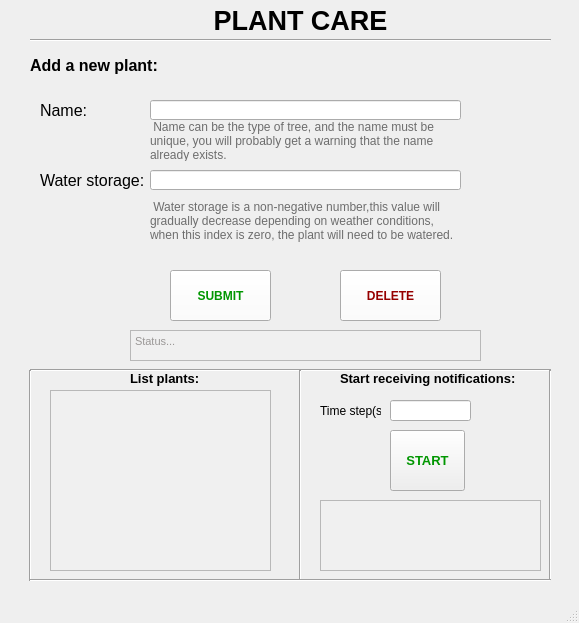
<?xml version="1.0" encoding="UTF-8"?>
<ui version="4.0">
 <class>plantcare</class>
 <widget class="QMainWindow" name="plantcare">
  <property name="geometry">
   <rect>
    <x>0</x>
    <y>0</y>
    <width>579</width>
    <height>623</height>
   </rect>
  </property>
  <property name="windowTitle">
   <string>plantcare</string>
  </property>
  <widget class="QWidget" name="centralwidget">
   <widget class="QLabel" name="Title">
    <property name="geometry">
     <rect>
      <x>190</x>
      <y>0</y>
      <width>221</width>
      <height>41</height>
     </rect>
    </property>
    <property name="font">
     <font>
      <pointsize>20</pointsize>
      <weight>75</weight>
      <bold>true</bold>
     </font>
    </property>
    <property name="layoutDirection">
     <enum>Qt::LeftToRight</enum>
    </property>
    <property name="text">
     <string>PLANT CARE</string>
    </property>
    <property name="alignment">
     <set>Qt::AlignCenter</set>
    </property>
    <property name="wordWrap">
     <bool>false</bool>
    </property>
   </widget>
   <widget class="Line" name="line">
    <property name="geometry">
     <rect>
      <x>30</x>
      <y>30</y>
      <width>521</width>
      <height>20</height>
     </rect>
    </property>
    <property name="orientation">
     <enum>Qt::Horizontal</enum>
    </property>
   </widget>
   <widget class="QLabel" name="AddTitle">
    <property name="geometry">
     <rect>
      <x>30</x>
      <y>50</y>
      <width>151</width>
      <height>31</height>
     </rect>
    </property>
    <property name="font">
     <font>
      <pointsize>12</pointsize>
      <weight>75</weight>
      <bold>true</bold>
     </font>
    </property>
    <property name="text">
     <string>Add a new plant:</string>
    </property>
   </widget>
   <widget class="QLineEdit" name="nameInput">
    <property name="geometry">
     <rect>
      <x>150</x>
      <y>100</y>
      <width>311</width>
      <height>20</height>
     </rect>
    </property>
   </widget>
   <widget class="QLineEdit" name="WSInput">
    <property name="geometry">
     <rect>
      <x>150</x>
      <y>170</y>
      <width>311</width>
      <height>20</height>
     </rect>
    </property>
    <property name="text">
     <string/>
    </property>
   </widget>
   <widget class="QLabel" name="NameLabel">
    <property name="geometry">
     <rect>
      <x>40</x>
      <y>100</y>
      <width>47</width>
      <height>21</height>
     </rect>
    </property>
    <property name="font">
     <font>
      <pointsize>12</pointsize>
     </font>
    </property>
    <property name="text">
     <string>Name:</string>
    </property>
   </widget>
   <widget class="QLabel" name="WSLabel">
    <property name="geometry">
     <rect>
      <x>40</x>
      <y>170</y>
      <width>111</width>
      <height>21</height>
     </rect>
    </property>
    <property name="font">
     <font>
      <pointsize>12</pointsize>
     </font>
    </property>
    <property name="text">
     <string>Water storage:</string>
    </property>
   </widget>
   <widget class="QLabel" name="noteName">
    <property name="geometry">
     <rect>
      <x>150</x>
      <y>120</y>
      <width>311</width>
      <height>41</height>
     </rect>
    </property>
    <property name="palette">
     <palette>
      <active>
       <colorrole role="WindowText">
        <brush brushstyle="SolidPattern">
         <color alpha="255">
          <red>109</red>
          <green>109</green>
          <blue>109</blue>
         </color>
        </brush>
       </colorrole>
       <colorrole role="Text">
        <brush brushstyle="SolidPattern">
         <color alpha="255">
          <red>0</red>
          <green>0</green>
          <blue>0</blue>
         </color>
        </brush>
       </colorrole>
      </active>
      <inactive>
       <colorrole role="WindowText">
        <brush brushstyle="SolidPattern">
         <color alpha="255">
          <red>109</red>
          <green>109</green>
          <blue>109</blue>
         </color>
        </brush>
       </colorrole>
       <colorrole role="Text">
        <brush brushstyle="SolidPattern">
         <color alpha="255">
          <red>0</red>
          <green>0</green>
          <blue>0</blue>
         </color>
        </brush>
       </colorrole>
      </inactive>
      <disabled>
       <colorrole role="WindowText">
        <brush brushstyle="SolidPattern">
         <color alpha="255">
          <red>120</red>
          <green>120</green>
          <blue>120</blue>
         </color>
        </brush>
       </colorrole>
       <colorrole role="Text">
        <brush brushstyle="SolidPattern">
         <color alpha="255">
          <red>120</red>
          <green>120</green>
          <blue>120</blue>
         </color>
        </brush>
       </colorrole>
      </disabled>
     </palette>
    </property>
    <property name="font">
     <font>
      <pointsize>9</pointsize>
     </font>
    </property>
    <property name="layoutDirection">
     <enum>Qt::LeftToRight</enum>
    </property>
    <property name="autoFillBackground">
     <bool>true</bool>
    </property>
    <property name="text">
     <string> Name can be the type of tree, and the name must be unique, you will probably get a warning that the name already exists.</string>
    </property>
    <property name="alignment">
     <set>Qt::AlignLeading|Qt::AlignLeft|Qt::AlignTop</set>
    </property>
    <property name="wordWrap">
     <bool>true</bool>
    </property>
   </widget>
   <widget class="QLabel" name="noteWS">
    <property name="geometry">
     <rect>
      <x>150</x>
      <y>200</y>
      <width>311</width>
      <height>61</height>
     </rect>
    </property>
    <property name="palette">
     <palette>
      <active>
       <colorrole role="WindowText">
        <brush brushstyle="SolidPattern">
         <color alpha="255">
          <red>109</red>
          <green>109</green>
          <blue>109</blue>
         </color>
        </brush>
       </colorrole>
      </active>
      <inactive>
       <colorrole role="WindowText">
        <brush brushstyle="SolidPattern">
         <color alpha="255">
          <red>109</red>
          <green>109</green>
          <blue>109</blue>
         </color>
        </brush>
       </colorrole>
      </inactive>
      <disabled>
       <colorrole role="WindowText">
        <brush brushstyle="SolidPattern">
         <color alpha="255">
          <red>120</red>
          <green>120</green>
          <blue>120</blue>
         </color>
        </brush>
       </colorrole>
      </disabled>
     </palette>
    </property>
    <property name="font">
     <font>
      <pointsize>9</pointsize>
     </font>
    </property>
    <property name="layoutDirection">
     <enum>Qt::LeftToRight</enum>
    </property>
    <property name="autoFillBackground">
     <bool>true</bool>
    </property>
    <property name="text">
     <string> Water storage is a non-negative number,this value will gradually decrease depending on weather conditions, when this index is zero, the plant will need to be watered.</string>
    </property>
    <property name="alignment">
     <set>Qt::AlignLeading|Qt::AlignLeft|Qt::AlignTop</set>
    </property>
    <property name="wordWrap">
     <bool>true</bool>
    </property>
   </widget>
   <widget class="QPushButton" name="submitBut">
    <property name="geometry">
     <rect>
      <x>170</x>
      <y>270</y>
      <width>101</width>
      <height>51</height>
     </rect>
    </property>
    <property name="palette">
     <palette>
      <active>
       <colorrole role="WindowText">
        <brush brushstyle="SolidPattern">
         <color alpha="255">
          <red>0</red>
          <green>0</green>
          <blue>0</blue>
         </color>
        </brush>
       </colorrole>
       <colorrole role="Button">
        <brush brushstyle="SolidPattern">
         <color alpha="255">
          <red>255</red>
          <green>255</green>
          <blue>255</blue>
         </color>
        </brush>
       </colorrole>
       <colorrole role="Text">
        <brush brushstyle="SolidPattern">
         <color alpha="255">
          <red>0</red>
          <green>0</green>
          <blue>0</blue>
         </color>
        </brush>
       </colorrole>
       <colorrole role="ButtonText">
        <brush brushstyle="SolidPattern">
         <color alpha="255">
          <red>0</red>
          <green>150</green>
          <blue>0</blue>
         </color>
        </brush>
       </colorrole>
       <colorrole role="Base">
        <brush brushstyle="SolidPattern">
         <color alpha="255">
          <red>255</red>
          <green>255</green>
          <blue>255</blue>
         </color>
        </brush>
       </colorrole>
       <colorrole role="Highlight">
        <brush brushstyle="SolidPattern">
         <color alpha="255">
          <red>255</red>
          <green>17</green>
          <blue>17</blue>
         </color>
        </brush>
       </colorrole>
       <colorrole role="HighlightedText">
        <brush brushstyle="SolidPattern">
         <color alpha="255">
          <red>255</red>
          <green>0</green>
          <blue>0</blue>
         </color>
        </brush>
       </colorrole>
      </active>
      <inactive>
       <colorrole role="WindowText">
        <brush brushstyle="SolidPattern">
         <color alpha="255">
          <red>0</red>
          <green>0</green>
          <blue>0</blue>
         </color>
        </brush>
       </colorrole>
       <colorrole role="Button">
        <brush brushstyle="SolidPattern">
         <color alpha="255">
          <red>255</red>
          <green>255</green>
          <blue>255</blue>
         </color>
        </brush>
       </colorrole>
       <colorrole role="Text">
        <brush brushstyle="SolidPattern">
         <color alpha="255">
          <red>0</red>
          <green>0</green>
          <blue>0</blue>
         </color>
        </brush>
       </colorrole>
       <colorrole role="ButtonText">
        <brush brushstyle="SolidPattern">
         <color alpha="255">
          <red>0</red>
          <green>150</green>
          <blue>0</blue>
         </color>
        </brush>
       </colorrole>
       <colorrole role="Base">
        <brush brushstyle="SolidPattern">
         <color alpha="255">
          <red>255</red>
          <green>255</green>
          <blue>255</blue>
         </color>
        </brush>
       </colorrole>
       <colorrole role="Highlight">
        <brush brushstyle="SolidPattern">
         <color alpha="255">
          <red>255</red>
          <green>17</green>
          <blue>17</blue>
         </color>
        </brush>
       </colorrole>
       <colorrole role="HighlightedText">
        <brush brushstyle="SolidPattern">
         <color alpha="255">
          <red>255</red>
          <green>0</green>
          <blue>0</blue>
         </color>
        </brush>
       </colorrole>
      </inactive>
      <disabled>
       <colorrole role="WindowText">
        <brush brushstyle="SolidPattern">
         <color alpha="255">
          <red>120</red>
          <green>120</green>
          <blue>120</blue>
         </color>
        </brush>
       </colorrole>
       <colorrole role="Button">
        <brush brushstyle="SolidPattern">
         <color alpha="255">
          <red>255</red>
          <green>255</green>
          <blue>255</blue>
         </color>
        </brush>
       </colorrole>
       <colorrole role="Text">
        <brush brushstyle="SolidPattern">
         <color alpha="255">
          <red>120</red>
          <green>120</green>
          <blue>120</blue>
         </color>
        </brush>
       </colorrole>
       <colorrole role="ButtonText">
        <brush brushstyle="SolidPattern">
         <color alpha="255">
          <red>120</red>
          <green>120</green>
          <blue>120</blue>
         </color>
        </brush>
       </colorrole>
       <colorrole role="Base">
        <brush brushstyle="SolidPattern">
         <color alpha="255">
          <red>240</red>
          <green>240</green>
          <blue>240</blue>
         </color>
        </brush>
       </colorrole>
       <colorrole role="Highlight">
        <brush brushstyle="SolidPattern">
         <color alpha="255">
          <red>0</red>
          <green>120</green>
          <blue>215</blue>
         </color>
        </brush>
       </colorrole>
       <colorrole role="HighlightedText">
        <brush brushstyle="SolidPattern">
         <color alpha="255">
          <red>255</red>
          <green>0</green>
          <blue>0</blue>
         </color>
        </brush>
       </colorrole>
      </disabled>
     </palette>
    </property>
    <property name="font">
     <font>
      <pointsize>9</pointsize>
      <weight>75</weight>
      <bold>true</bold>
     </font>
    </property>
    <property name="text">
     <string>SUBMIT</string>
    </property>
   </widget>
   <widget class="QTextBrowser" name="Status">
    <property name="geometry">
     <rect>
      <x>130</x>
      <y>330</y>
      <width>351</width>
      <height>31</height>
     </rect>
    </property>
    <property name="palette">
     <palette>
      <active>
       <colorrole role="WindowText">
        <brush brushstyle="SolidPattern">
         <color alpha="255">
          <red>134</red>
          <green>134</green>
          <blue>134</blue>
         </color>
        </brush>
       </colorrole>
       <colorrole role="Light">
        <brush brushstyle="SolidPattern">
         <color alpha="255">
          <red>255</red>
          <green>255</green>
          <blue>255</blue>
         </color>
        </brush>
       </colorrole>
       <colorrole role="Text">
        <brush brushstyle="SolidPattern">
         <color alpha="255">
          <red>154</red>
          <green>151</green>
          <blue>150</blue>
         </color>
        </brush>
       </colorrole>
       <colorrole role="BrightText">
        <brush brushstyle="SolidPattern">
         <color alpha="255">
          <red>240</red>
          <green>240</green>
          <blue>240</blue>
         </color>
        </brush>
       </colorrole>
       <colorrole role="Base">
        <brush brushstyle="SolidPattern">
         <color alpha="255">
          <red>240</red>
          <green>240</green>
          <blue>240</blue>
         </color>
        </brush>
       </colorrole>
      </active>
      <inactive>
       <colorrole role="WindowText">
        <brush brushstyle="SolidPattern">
         <color alpha="255">
          <red>134</red>
          <green>134</green>
          <blue>134</blue>
         </color>
        </brush>
       </colorrole>
       <colorrole role="Light">
        <brush brushstyle="SolidPattern">
         <color alpha="255">
          <red>255</red>
          <green>255</green>
          <blue>255</blue>
         </color>
        </brush>
       </colorrole>
       <colorrole role="Text">
        <brush brushstyle="SolidPattern">
         <color alpha="255">
          <red>154</red>
          <green>151</green>
          <blue>150</blue>
         </color>
        </brush>
       </colorrole>
       <colorrole role="BrightText">
        <brush brushstyle="SolidPattern">
         <color alpha="255">
          <red>240</red>
          <green>240</green>
          <blue>240</blue>
         </color>
        </brush>
       </colorrole>
       <colorrole role="Base">
        <brush brushstyle="SolidPattern">
         <color alpha="255">
          <red>240</red>
          <green>240</green>
          <blue>240</blue>
         </color>
        </brush>
       </colorrole>
      </inactive>
      <disabled>
       <colorrole role="WindowText">
        <brush brushstyle="SolidPattern">
         <color alpha="255">
          <red>120</red>
          <green>120</green>
          <blue>120</blue>
         </color>
        </brush>
       </colorrole>
       <colorrole role="Light">
        <brush brushstyle="SolidPattern">
         <color alpha="255">
          <red>255</red>
          <green>255</green>
          <blue>255</blue>
         </color>
        </brush>
       </colorrole>
       <colorrole role="Text">
        <brush brushstyle="SolidPattern">
         <color alpha="255">
          <red>120</red>
          <green>120</green>
          <blue>120</blue>
         </color>
        </brush>
       </colorrole>
       <colorrole role="BrightText">
        <brush brushstyle="SolidPattern">
         <color alpha="255">
          <red>240</red>
          <green>240</green>
          <blue>240</blue>
         </color>
        </brush>
       </colorrole>
       <colorrole role="Base">
        <brush brushstyle="SolidPattern">
         <color alpha="255">
          <red>240</red>
          <green>240</green>
          <blue>240</blue>
         </color>
        </brush>
       </colorrole>
      </disabled>
     </palette>
    </property>
    <property name="autoFillBackground">
     <bool>true</bool>
    </property>
    <property name="html">
     <string>&lt;!DOCTYPE HTML PUBLIC &quot;-//W3C//DTD HTML 4.0//EN&quot; &quot;http://www.w3.org/TR/REC-html40/strict.dtd&quot;&gt;
&lt;html&gt;&lt;head&gt;&lt;meta name=&quot;qrichtext&quot; content=&quot;1&quot; /&gt;&lt;style type=&quot;text/css&quot;&gt;
p, li { white-space: pre-wrap; }
&lt;/style&gt;&lt;/head&gt;&lt;body style=&quot; font-family:'MS Shell Dlg 2'; font-size:8.25pt; font-weight:400; font-style:normal;&quot;&gt;
&lt;p style=&quot; margin-top:0px; margin-bottom:0px; margin-left:0px; margin-right:0px; -qt-block-indent:0; text-indent:0px;&quot;&gt;Status...&lt;/p&gt;&lt;/body&gt;&lt;/html&gt;</string>
    </property>
   </widget>
   <widget class="Line" name="line_2">
    <property name="geometry">
     <rect>
      <x>30</x>
      <y>360</y>
      <width>521</width>
      <height>20</height>
     </rect>
    </property>
    <property name="orientation">
     <enum>Qt::Horizontal</enum>
    </property>
   </widget>
   <widget class="QTextBrowser" name="listPlants">
    <property name="geometry">
     <rect>
      <x>50</x>
      <y>390</y>
      <width>221</width>
      <height>181</height>
     </rect>
    </property>
    <property name="palette">
     <palette>
      <active>
       <colorrole role="Base">
        <brush brushstyle="SolidPattern">
         <color alpha="255">
          <red>240</red>
          <green>240</green>
          <blue>240</blue>
         </color>
        </brush>
       </colorrole>
       <colorrole role="NoRole">
        <brush brushstyle="SolidPattern">
         <color alpha="255">
          <red>240</red>
          <green>240</green>
          <blue>240</blue>
         </color>
        </brush>
       </colorrole>
      </active>
      <inactive>
       <colorrole role="Base">
        <brush brushstyle="SolidPattern">
         <color alpha="255">
          <red>240</red>
          <green>240</green>
          <blue>240</blue>
         </color>
        </brush>
       </colorrole>
       <colorrole role="NoRole">
        <brush brushstyle="SolidPattern">
         <color alpha="255">
          <red>240</red>
          <green>240</green>
          <blue>240</blue>
         </color>
        </brush>
       </colorrole>
      </inactive>
      <disabled>
       <colorrole role="Base">
        <brush brushstyle="SolidPattern">
         <color alpha="255">
          <red>240</red>
          <green>240</green>
          <blue>240</blue>
         </color>
        </brush>
       </colorrole>
       <colorrole role="NoRole">
        <brush brushstyle="SolidPattern">
         <color alpha="255">
          <red>240</red>
          <green>240</green>
          <blue>240</blue>
         </color>
        </brush>
       </colorrole>
      </disabled>
     </palette>
    </property>
    <property name="documentTitle">
     <string/>
    </property>
    <property name="html">
     <string>&lt;!DOCTYPE HTML PUBLIC &quot;-//W3C//DTD HTML 4.0//EN&quot; &quot;http://www.w3.org/TR/REC-html40/strict.dtd&quot;&gt;
&lt;html&gt;&lt;head&gt;&lt;meta name=&quot;qrichtext&quot; content=&quot;1&quot; /&gt;&lt;style type=&quot;text/css&quot;&gt;
p, li { white-space: pre-wrap; }
&lt;/style&gt;&lt;/head&gt;&lt;body style=&quot; font-family:'MS Shell Dlg 2'; font-size:8.25pt; font-weight:400; font-style:normal;&quot;&gt;
&lt;p style=&quot;-qt-paragraph-type:empty; margin-top:0px; margin-bottom:0px; margin-left:0px; margin-right:0px; -qt-block-indent:0; text-indent:0px;&quot;&gt;&lt;br /&gt;&lt;/p&gt;&lt;/body&gt;&lt;/html&gt;</string>
    </property>
   </widget>
   <widget class="Line" name="line_3">
    <property name="geometry">
     <rect>
      <x>290</x>
      <y>370</y>
      <width>20</width>
      <height>211</height>
     </rect>
    </property>
    <property name="orientation">
     <enum>Qt::Vertical</enum>
    </property>
   </widget>
   <widget class="QLabel" name="listLabel">
    <property name="geometry">
     <rect>
      <x>130</x>
      <y>370</y>
      <width>81</width>
      <height>16</height>
     </rect>
    </property>
    <property name="font">
     <font>
      <pointsize>10</pointsize>
      <weight>75</weight>
      <bold>true</bold>
     </font>
    </property>
    <property name="text">
     <string>List plants:</string>
    </property>
   </widget>
   <widget class="QPushButton" name="startButton">
    <property name="geometry">
     <rect>
      <x>390</x>
      <y>430</y>
      <width>75</width>
      <height>61</height>
     </rect>
    </property>
    <property name="palette">
     <palette>
      <active>
       <colorrole role="ButtonText">
        <brush brushstyle="SolidPattern">
         <color alpha="255">
          <red>0</red>
          <green>150</green>
          <blue>0</blue>
         </color>
        </brush>
       </colorrole>
      </active>
      <inactive>
       <colorrole role="ButtonText">
        <brush brushstyle="SolidPattern">
         <color alpha="255">
          <red>0</red>
          <green>150</green>
          <blue>0</blue>
         </color>
        </brush>
       </colorrole>
      </inactive>
      <disabled>
       <colorrole role="ButtonText">
        <brush brushstyle="SolidPattern">
         <color alpha="255">
          <red>120</red>
          <green>120</green>
          <blue>120</blue>
         </color>
        </brush>
       </colorrole>
      </disabled>
     </palette>
    </property>
    <property name="font">
     <font>
      <pointsize>10</pointsize>
      <weight>75</weight>
      <bold>true</bold>
     </font>
    </property>
    <property name="text">
     <string>START</string>
    </property>
   </widget>
   <widget class="QLabel" name="startLabel">
    <property name="geometry">
     <rect>
      <x>340</x>
      <y>370</y>
      <width>191</width>
      <height>16</height>
     </rect>
    </property>
    <property name="font">
     <font>
      <pointsize>10</pointsize>
      <weight>75</weight>
      <bold>true</bold>
     </font>
    </property>
    <property name="text">
     <string>Start receiving notifications:</string>
    </property>
   </widget>
   <widget class="Line" name="line_4">
    <property name="geometry">
     <rect>
      <x>540</x>
      <y>370</y>
      <width>20</width>
      <height>211</height>
     </rect>
    </property>
    <property name="orientation">
     <enum>Qt::Vertical</enum>
    </property>
   </widget>
   <widget class="Line" name="line_5">
    <property name="geometry">
     <rect>
      <x>20</x>
      <y>370</y>
      <width>20</width>
      <height>211</height>
     </rect>
    </property>
    <property name="orientation">
     <enum>Qt::Vertical</enum>
    </property>
   </widget>
   <widget class="Line" name="line_6">
    <property name="geometry">
     <rect>
      <x>30</x>
      <y>570</y>
      <width>521</width>
      <height>20</height>
     </rect>
    </property>
    <property name="orientation">
     <enum>Qt::Horizontal</enum>
    </property>
   </widget>
   <widget class="QPushButton" name="deleteBut">
    <property name="geometry">
     <rect>
      <x>340</x>
      <y>270</y>
      <width>101</width>
      <height>51</height>
     </rect>
    </property>
    <property name="palette">
     <palette>
      <active>
       <colorrole role="WindowText">
        <brush brushstyle="SolidPattern">
         <color alpha="255">
          <red>0</red>
          <green>0</green>
          <blue>0</blue>
         </color>
        </brush>
       </colorrole>
       <colorrole role="Button">
        <brush brushstyle="SolidPattern">
         <color alpha="255">
          <red>255</red>
          <green>255</green>
          <blue>255</blue>
         </color>
        </brush>
       </colorrole>
       <colorrole role="Text">
        <brush brushstyle="SolidPattern">
         <color alpha="255">
          <red>0</red>
          <green>0</green>
          <blue>0</blue>
         </color>
        </brush>
       </colorrole>
       <colorrole role="ButtonText">
        <brush brushstyle="SolidPattern">
         <color alpha="255">
          <red>150</red>
          <green>0</green>
          <blue>0</blue>
         </color>
        </brush>
       </colorrole>
       <colorrole role="Base">
        <brush brushstyle="SolidPattern">
         <color alpha="255">
          <red>255</red>
          <green>255</green>
          <blue>255</blue>
         </color>
        </brush>
       </colorrole>
       <colorrole role="Highlight">
        <brush brushstyle="SolidPattern">
         <color alpha="255">
          <red>255</red>
          <green>17</green>
          <blue>17</blue>
         </color>
        </brush>
       </colorrole>
       <colorrole role="HighlightedText">
        <brush brushstyle="SolidPattern">
         <color alpha="255">
          <red>255</red>
          <green>0</green>
          <blue>0</blue>
         </color>
        </brush>
       </colorrole>
      </active>
      <inactive>
       <colorrole role="WindowText">
        <brush brushstyle="SolidPattern">
         <color alpha="255">
          <red>0</red>
          <green>0</green>
          <blue>0</blue>
         </color>
        </brush>
       </colorrole>
       <colorrole role="Button">
        <brush brushstyle="SolidPattern">
         <color alpha="255">
          <red>255</red>
          <green>255</green>
          <blue>255</blue>
         </color>
        </brush>
       </colorrole>
       <colorrole role="Text">
        <brush brushstyle="SolidPattern">
         <color alpha="255">
          <red>0</red>
          <green>0</green>
          <blue>0</blue>
         </color>
        </brush>
       </colorrole>
       <colorrole role="ButtonText">
        <brush brushstyle="SolidPattern">
         <color alpha="255">
          <red>150</red>
          <green>0</green>
          <blue>0</blue>
         </color>
        </brush>
       </colorrole>
       <colorrole role="Base">
        <brush brushstyle="SolidPattern">
         <color alpha="255">
          <red>255</red>
          <green>255</green>
          <blue>255</blue>
         </color>
        </brush>
       </colorrole>
       <colorrole role="Highlight">
        <brush brushstyle="SolidPattern">
         <color alpha="255">
          <red>255</red>
          <green>17</green>
          <blue>17</blue>
         </color>
        </brush>
       </colorrole>
       <colorrole role="HighlightedText">
        <brush brushstyle="SolidPattern">
         <color alpha="255">
          <red>255</red>
          <green>0</green>
          <blue>0</blue>
         </color>
        </brush>
       </colorrole>
      </inactive>
      <disabled>
       <colorrole role="WindowText">
        <brush brushstyle="SolidPattern">
         <color alpha="255">
          <red>120</red>
          <green>120</green>
          <blue>120</blue>
         </color>
        </brush>
       </colorrole>
       <colorrole role="Button">
        <brush brushstyle="SolidPattern">
         <color alpha="255">
          <red>255</red>
          <green>255</green>
          <blue>255</blue>
         </color>
        </brush>
       </colorrole>
       <colorrole role="Text">
        <brush brushstyle="SolidPattern">
         <color alpha="255">
          <red>120</red>
          <green>120</green>
          <blue>120</blue>
         </color>
        </brush>
       </colorrole>
       <colorrole role="ButtonText">
        <brush brushstyle="SolidPattern">
         <color alpha="255">
          <red>120</red>
          <green>120</green>
          <blue>120</blue>
         </color>
        </brush>
       </colorrole>
       <colorrole role="Base">
        <brush brushstyle="SolidPattern">
         <color alpha="255">
          <red>240</red>
          <green>240</green>
          <blue>240</blue>
         </color>
        </brush>
       </colorrole>
       <colorrole role="Highlight">
        <brush brushstyle="SolidPattern">
         <color alpha="255">
          <red>0</red>
          <green>120</green>
          <blue>215</blue>
         </color>
        </brush>
       </colorrole>
       <colorrole role="HighlightedText">
        <brush brushstyle="SolidPattern">
         <color alpha="255">
          <red>255</red>
          <green>0</green>
          <blue>0</blue>
         </color>
        </brush>
       </colorrole>
      </disabled>
     </palette>
    </property>
    <property name="font">
     <font>
      <pointsize>9</pointsize>
      <weight>75</weight>
      <bold>true</bold>
     </font>
    </property>
    <property name="text">
     <string>DELETE</string>
    </property>
   </widget>
   <widget class="QLabel" name="timeStepLabel">
    <property name="geometry">
     <rect>
      <x>320</x>
      <y>400</y>
      <width>61</width>
      <height>21</height>
     </rect>
    </property>
    <property name="text">
     <string>Time step(s):</string>
    </property>
   </widget>
   <widget class="QLineEdit" name="nameInput_2">
    <property name="geometry">
     <rect>
      <x>390</x>
      <y>400</y>
      <width>81</width>
      <height>21</height>
     </rect>
    </property>
   </widget>
   <widget class="QTextBrowser" name="weatherOutput">
    <property name="geometry">
     <rect>
      <x>320</x>
      <y>500</y>
      <width>221</width>
      <height>71</height>
     </rect>
    </property>
    <property name="palette">
     <palette>
      <active>
       <colorrole role="Light">
        <brush brushstyle="SolidPattern">
         <color alpha="255">
          <red>240</red>
          <green>240</green>
          <blue>240</blue>
         </color>
        </brush>
       </colorrole>
       <colorrole role="BrightText">
        <brush brushstyle="SolidPattern">
         <color alpha="255">
          <red>240</red>
          <green>240</green>
          <blue>240</blue>
         </color>
        </brush>
       </colorrole>
       <colorrole role="Base">
        <brush brushstyle="SolidPattern">
         <color alpha="255">
          <red>240</red>
          <green>240</green>
          <blue>240</blue>
         </color>
        </brush>
       </colorrole>
       <colorrole role="HighlightedText">
        <brush brushstyle="SolidPattern">
         <color alpha="255">
          <red>240</red>
          <green>240</green>
          <blue>240</blue>
         </color>
        </brush>
       </colorrole>
       <colorrole role="NoRole">
        <brush brushstyle="SolidPattern">
         <color alpha="255">
          <red>240</red>
          <green>240</green>
          <blue>240</blue>
         </color>
        </brush>
       </colorrole>
      </active>
      <inactive>
       <colorrole role="Light">
        <brush brushstyle="SolidPattern">
         <color alpha="255">
          <red>240</red>
          <green>240</green>
          <blue>240</blue>
         </color>
        </brush>
       </colorrole>
       <colorrole role="BrightText">
        <brush brushstyle="SolidPattern">
         <color alpha="255">
          <red>240</red>
          <green>240</green>
          <blue>240</blue>
         </color>
        </brush>
       </colorrole>
       <colorrole role="Base">
        <brush brushstyle="SolidPattern">
         <color alpha="255">
          <red>240</red>
          <green>240</green>
          <blue>240</blue>
         </color>
        </brush>
       </colorrole>
       <colorrole role="HighlightedText">
        <brush brushstyle="SolidPattern">
         <color alpha="255">
          <red>240</red>
          <green>240</green>
          <blue>240</blue>
         </color>
        </brush>
       </colorrole>
       <colorrole role="NoRole">
        <brush brushstyle="SolidPattern">
         <color alpha="255">
          <red>240</red>
          <green>240</green>
          <blue>240</blue>
         </color>
        </brush>
       </colorrole>
      </inactive>
      <disabled>
       <colorrole role="Light">
        <brush brushstyle="SolidPattern">
         <color alpha="255">
          <red>240</red>
          <green>240</green>
          <blue>240</blue>
         </color>
        </brush>
       </colorrole>
       <colorrole role="BrightText">
        <brush brushstyle="SolidPattern">
         <color alpha="255">
          <red>240</red>
          <green>240</green>
          <blue>240</blue>
         </color>
        </brush>
       </colorrole>
       <colorrole role="Base">
        <brush brushstyle="SolidPattern">
         <color alpha="255">
          <red>240</red>
          <green>240</green>
          <blue>240</blue>
         </color>
        </brush>
       </colorrole>
       <colorrole role="HighlightedText">
        <brush brushstyle="SolidPattern">
         <color alpha="255">
          <red>240</red>
          <green>240</green>
          <blue>240</blue>
         </color>
        </brush>
       </colorrole>
       <colorrole role="NoRole">
        <brush brushstyle="SolidPattern">
         <color alpha="255">
          <red>240</red>
          <green>240</green>
          <blue>240</blue>
         </color>
        </brush>
       </colorrole>
      </disabled>
     </palette>
    </property>
    <property name="documentTitle">
     <string/>
    </property>
    <property name="html">
     <string>&lt;!DOCTYPE HTML PUBLIC &quot;-//W3C//DTD HTML 4.0//EN&quot; &quot;http://www.w3.org/TR/REC-html40/strict.dtd&quot;&gt;
&lt;html&gt;&lt;head&gt;&lt;meta name=&quot;qrichtext&quot; content=&quot;1&quot; /&gt;&lt;style type=&quot;text/css&quot;&gt;
p, li { white-space: pre-wrap; }
&lt;/style&gt;&lt;/head&gt;&lt;body style=&quot; font-family:'MS Shell Dlg 2'; font-size:8.25pt; font-weight:400; font-style:normal;&quot;&gt;
&lt;p style=&quot;-qt-paragraph-type:empty; margin-top:0px; margin-bottom:0px; margin-left:0px; margin-right:0px; -qt-block-indent:0; text-indent:0px;&quot;&gt;&lt;br /&gt;&lt;/p&gt;&lt;/body&gt;&lt;/html&gt;</string>
    </property>
   </widget>
  </widget>
  <widget class="QMenuBar" name="menubar">
   <property name="geometry">
    <rect>
     <x>0</x>
     <y>0</y>
     <width>579</width>
     <height>21</height>
    </rect>
   </property>
  </widget>
  <widget class="QStatusBar" name="statusbar"/>
 </widget>
 <resources/>
 <connections/>
</ui>
